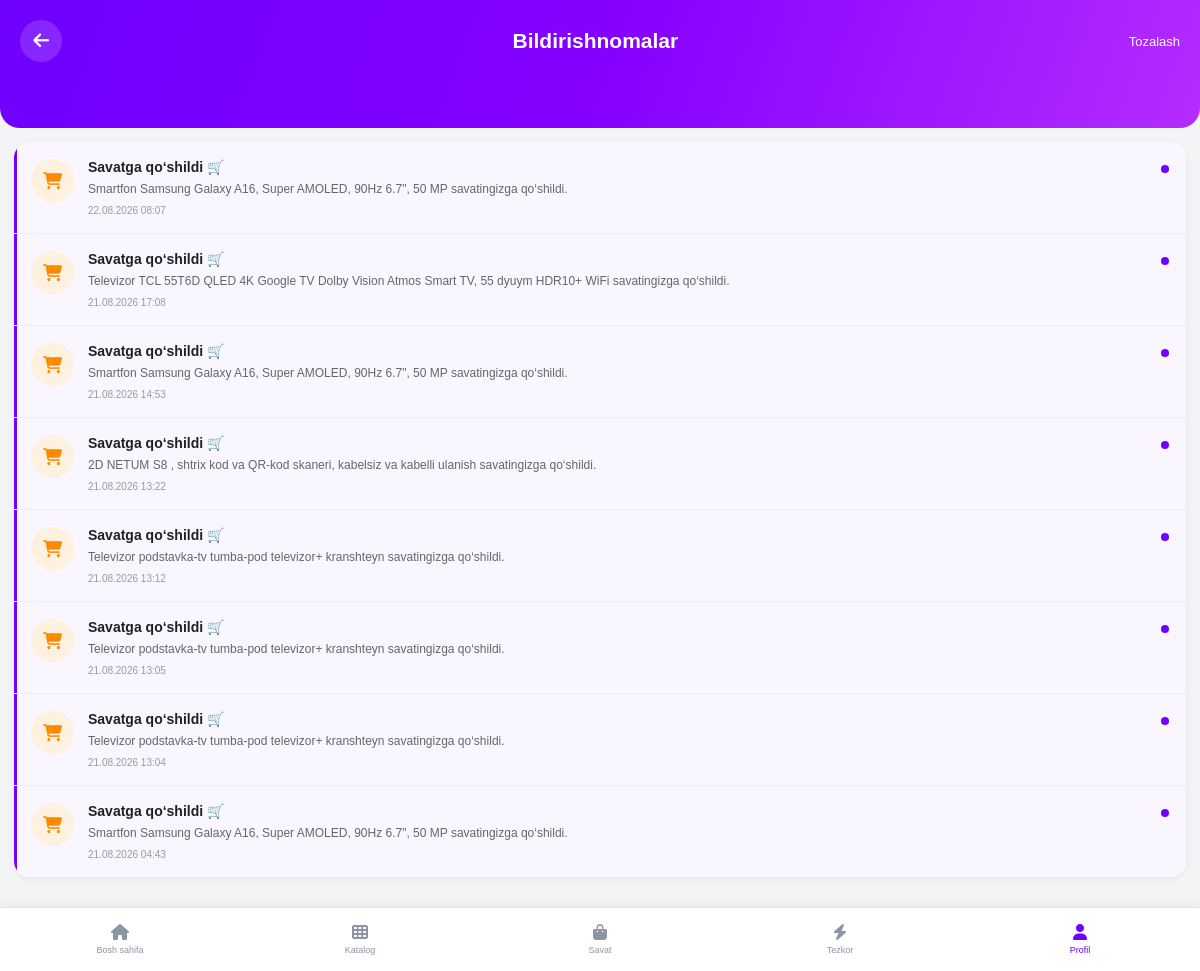
The app's page /notifications/ (signed in) with its own data.
### Xaridapp/models.py (models this page shows, shortened)
class Notification(models.Model):
    user = models.ForeignKey(
        settings.AUTH_USER_MODEL,
        on_delete=models.CASCADE,
        related_name="notifications"
    )
    title = models.CharField(
        max_length=200
    )
    message = models.TextField()
    notification_type = models.CharField(
        max_length=30,
        default="info"
    )
    is_read = models.BooleanField(
        default=False
    )
    created_at = models.DateTimeField(
        auto_now_add=True
    )
    class Meta:
        ordering = ["-created_at"]

### Xaridapp/views.py (the view)
# urls.py: path("notifications/", views.notifications, name="notifications"),
@login_required
def notifications(request):
    notifications_list = Notification.objects.filter(
        user=request.user
    ).order_by(
        "-created_at"
    )
    return render(
        request,
        "Xaridapp/notifications.html",
        {
            "notifications": notifications_list
        }
    )

### Xaridapp/templates/Xaridapp/notifications.html (shortened to what this page needs)
{% load static %}
<!DOCTYPE html>
<html lang="uz">
<head>
    <link rel="stylesheet"
          href="https://cdnjs.cloudflare.com/ajax/libs/font-awesome/6.5.0/css/all.min.css">
</head>
<body>
<div class="header">
    <div class="header-top">
        <a href="{% url 'profile' %}"
           class="back-btn">
            <i class="fa-solid fa-arrow-left"></i>
        </a>
        <div class="header-title">
            Bildirishnomalar
        </div>
        <button class="clear-btn"
                onclick="clearNotifications()">
            Tozalash
        </button>
    </div>
</div>
<div class="content">
    <div class="notification-box"
         id="notificationBox">
        {% for notification in notifications %}
            <div class="notification
                {% if not notification.is_read %}
                    unread
                {% endif %}
            ">
                <div class="notification-icon
                    {% if notification.notification_type == 'cart' %}
                        cart
                    {% elif notification.notification_type == 'payment' %}
                        payment
                    {% elif notification.notification_type == 'product' %}
                        product
                    {% endif %}
                ">
                    {% if notification.notification_type == "cart" %}
                        <i class="fa-solid fa-cart-shopping"></i>
                    {% elif notification.notification_type == "payment" %}
                        <i class="fa-solid fa-credit-card"></i>
                    {% elif notification.notification_type == "product" %}
                        <i class="fa-solid fa-box"></i>
                    {% else %}
                        <i class="fa-solid fa-bell"></i>
                    {% endif %}
                </div>
                <div class="notification-content">
                    <div class="notification-title">
                        {{ notification.title }}
                    </div>
                    <div class="notification-text">
                        {{ notification.message }}
                    </div>
                    <div class="notification-time">
                        {{ notification.created_at|date:"d.m.Y H:i" }}
                    </div>
                </div>
                {% if not notification.is_read %}
                    <div class="unread-dot"></div>
                {% endif %}
            </div>
        {% endfor %}
    </div>
</div>
<nav class="bottom-nav">
    <a href="{% url 'index' %}"
       class="bottom-item">
        <i class="fa-solid fa-house"></i>
        <span>Bosh sahifa</span>
    </a>
    <a href="{% url 'index' %}"
       class="bottom-item">
        <i class="fa-solid fa-table-cells"></i>
        <span>Katalog</span>
    </a>
    <a href="{% url 'cart_view' %}"
       class="bottom-item">
        <i class="fa-solid fa-bag-shopping"></i>
        <span>Savat</span>
    </a>
    <a href="{% url 'index' %}"
       class="bottom-item">
        <i class="fa-solid fa-bolt"></i>
        <span>Tezkor</span>
    </a>
    <a href="{% url 'profile' %}"
       class="bottom-item active">
        <i class="fa-solid fa-user"></i>
        <span>Profil</span>
    </a>
</nav>
</body>
</html>

### Xaridapp/templates/Xaridapp/notifications.html (style rules this page uses)
* { margin: 0; padding: 0; box-sizing: border-box; }
body { font-family: Arial, sans-serif; background: #f3f4f6; color: #222; padding-bottom: 80px; }
a { text-decoration: none; color: inherit; }
.header { height: 128px; background: linear-gradient( 110deg, #7000ff, #8500ff, #b42cff ); color: white; border-radius: 0 0 20px 20px; padding: 20px; }
.header-top { display: flex; align-items: center; justify-content: space-between; }
.back-btn { width: 42px; height: 42px; border-radius: 50%; background: rgba(255,255,255,.15); display: flex; align-items: center; justify-content: center; color: white; font-size: 18px; }
.header-title { font-size: 21px; font-weight: 700; }
.clear-btn { border: none; background: transparent; color: white; cursor: pointer; font-size: 13px; }
.content { padding: 14px; }
.notification-box { background: white; border-radius: 16px; overflow: hidden; box-shadow: 0 2px 7px rgba(0,0,0,.06); }
.notification { position: relative; display: flex; align-items: flex-start; gap: 14px; padding: 17px; border-bottom: 1px solid #eeeeee; transition: .2s; }
.notification:last-child { border-bottom: none; }
.notification.unread { background: #faf6ff; }
.notification.unread::before { content: ""; position: absolute; left: 0; top: 0; bottom: 0; width: 3px; background: #7000ff; }
.notification-icon { width: 43px; height: 43px; min-width: 43px; border-radius: 50%; display: flex; align-items: center; justify-content: center; background: #eee5ff; color: #7000ff; font-size: 17px; }
.notification-icon.cart { background: #fff1df; color: #ff8a00; }
.notification-content { flex: 1; }
.notification-title { font-size: 14px; font-weight: 700; margin-bottom: 5px; }
.notification-text { font-size: 12px; color: #666; line-height: 1.5; }
.notification-time { margin-top: 7px; font-size: 10px; color: #999; }
.unread-dot { width: 8px; height: 8px; border-radius: 50%; background: #7000ff; margin-top: 6px; }
.bottom-nav { position: fixed; left: 0; right: 0; bottom: 0; height: 64px; background: white; border-top: 1px solid #e5e5e5; display: flex; align-items: center; justify-content: space-around; z-index: 1000; box-shadow: 0 -2px 8px rgba(0,0,0,.05); }
.bottom-item { width: 20%; height: 100%; display: flex; flex-direction: column; align-items: center; justify-content: center; gap: 5px; color: #8c95a3; font-size: 9px; }
.bottom-item i { font-size: 16px; }
.bottom-item.active { color: #7000ff; }

### Xaridapp/templates/Xaridapp/includes/page_transition.html (style rules this page uses)
body { animation: xaridgoPageEnter 0.5s ease-out both; }

### records on screen
Notification: notification_type "cart" (drawn), title "Savatga qo‘shildi 🛒", message "Smartfon Samsung Galaxy A16, Super AMOLED, 90Hz 6.7\", 50 MP savatingizga qo‘shildi.", created_at "22.08.2026 08:07", is_read False (drawn)
Notification: notification_type "cart" (drawn), title "Savatga qo‘shildi 🛒", message "Televizor TCL 55T6D QLED 4K Google TV Dolby Vision Atmos Smart TV, 55 dyuym HDR10+ WiFi savatingizga qo‘shildi.", created_at "21.08.2026 17:08", is_read False (drawn)
Notification: notification_type "cart" (drawn), title "Savatga qo‘shildi 🛒", message "Smartfon Samsung Galaxy A16, Super AMOLED, 90Hz 6.7\", 50 MP savatingizga qo‘shildi.", created_at "21.08.2026 14:53", is_read False (drawn)
Notification: notification_type "cart" (drawn), title "Savatga qo‘shildi 🛒", message "2D NETUM S8 , shtrix kod va QR-kod skaneri, kabelsiz va kabelli ulanish savatingizga qo‘shildi.", created_at "21.08.2026 13:22", is_read False (drawn)
Notification: notification_type "cart" (drawn), title "Savatga qo‘shildi 🛒", message "Televizor podstavka-tv tumba-pod televizor+ kranshteyn savatingizga qo‘shildi.", created_at "21.08.2026 13:12", is_read False (drawn)
Notification: notification_type "cart" (drawn), title "Savatga qo‘shildi 🛒", message "Televizor podstavka-tv tumba-pod televizor+ kranshteyn savatingizga qo‘shildi.", created_at "21.08.2026 13:05", is_read False (drawn)
Notification: notification_type "cart" (drawn), title "Savatga qo‘shildi 🛒", message "Televizor podstavka-tv tumba-pod televizor+ kranshteyn savatingizga qo‘shildi.", created_at "21.08.2026 13:04", is_read False (drawn)
Notification: notification_type "cart" (drawn), title "Savatga qo‘shildi 🛒", message "Smartfon Samsung Galaxy A16, Super AMOLED, 90Hz 6.7\", 50 MP savatingizga qo‘shildi.", created_at "21.08.2026 04:43", is_read False (drawn)
